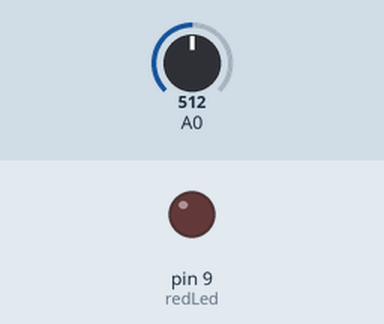
This sketch was run on a simulated Arduino Uno, built with avr-gcc and run on an emulated ATmega328P. Parts: output pins drawn as LEDs (lit = HIGH). The test bench sets the inputs (shaded band); at power-on: A0 = 512.

Above: at 1.2 s.
1.3 s: A0 set to 716
At 1.9 s:
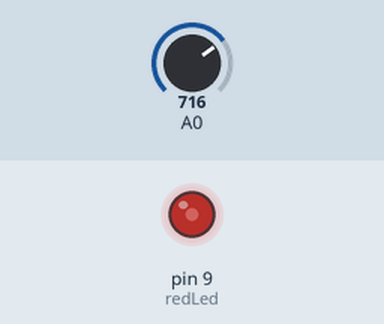
2.8 s: A0 set to 900
At 4.2 s:
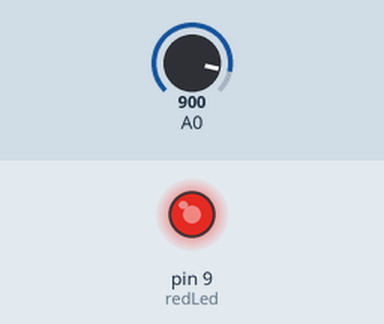
Timing chart, 0 to 5.8 s (numbered marks = the images above; inputs shaded):
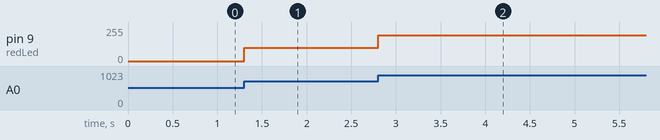

Measured:
- after the input at 1.3 s, pin 9 (redLed): 0/255 → 101/255 at once
- after the input at 2.8 s, pin 9 (redLed): 101/255 → 193/255 at once

The sketch:

06_Potentiometer_Led.ino
```cpp
int redLed = 9;

void setup()
  {
    pinMode(redLed, OUTPUT);
  }

void loop()
  {
    int value = analogRead(A0);

    if (value >= 512)
      {
        analogWrite(redLed, map(value, 512, 1023, 0, 255));
      }
    else
      {
        analogWrite(redLed, 0);
      }
  }
```
